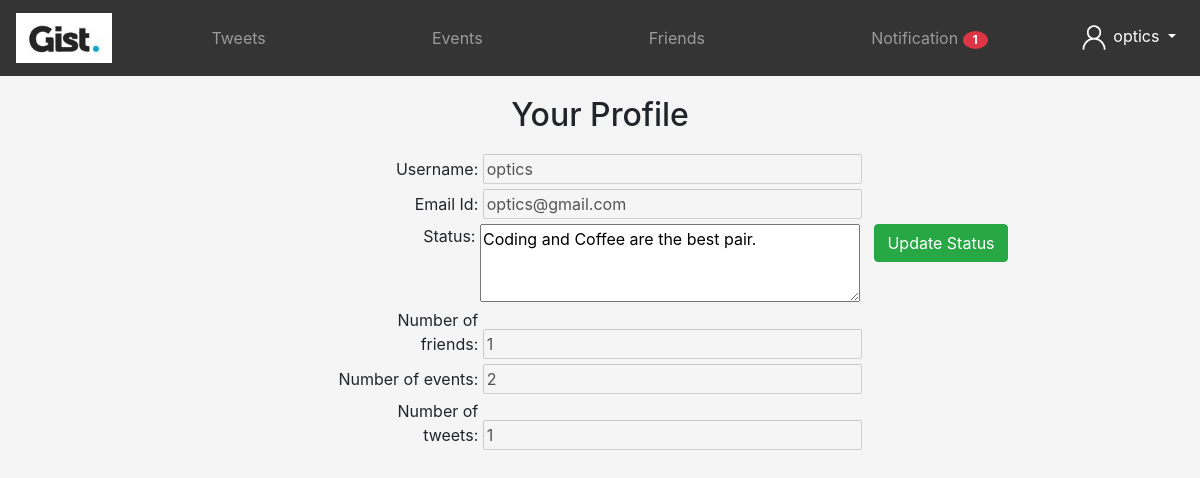
Before: /profile (signed in) with the older database file.
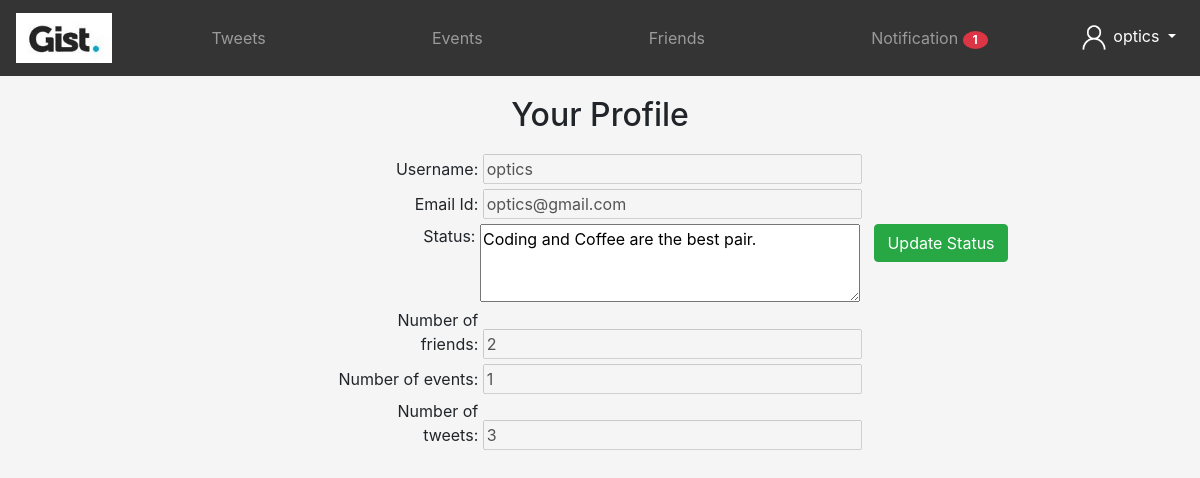
After: the same page with the newer database file.
### tables this page shows
CREATE TABLE "Users" (
	"username"	TEXT,
	"email"	TEXT COLLATE UTF16CI,
	"password"	TEXT,
	"id"	INTEGER,
	"status"	TEXT DEFAULT NULL,
	"numFriends"	NUMERIC DEFAULT 0,
	"numEvents"	INTEGER DEFAULT 0,
	"numTweets"	INTEGER DEFAULT 0,
	"friends"	TEXT DEFAULT NULL
);

### main.py (the view)
@app.route('/profile')
def profile():
    if 'id' in session:
        username = session['username']
        updateNumEvents(username)
        updateNumFriends(username)
        updateNumTweets(username)
        data = fetchUser(session['username'])
        frndRequests = fetchFriendRequests(session['username'])
        if(len(frndRequests) > 0):
            return render_template('profile.html', username = session['username'], data = data[0], alert = len(frndRequests))
        return render_template('profile.html', username = session['username'], data = data[0])
    return redirect('home')

### pydb.py (called while the page is built)
def fetchUser(username):
    conn = sqlite3.connect('database.db')
    cur = conn.cursor()
    cur.execute("SELECT * FROM Users WHERE username = ?", (username,))
    row = cur.fetchall()
    conn.close()
    print(row)
    return row

def fetchFriendRequests(username):
    con = sqlite3.connect('database.db')
    cur = con.cursor()
    cur.execute("SELECT * FROM frequest WHERE toUser = ?", (username, ))
    row = cur.fetchall()
    con.close()
    return row

def updateNumEvents(username):
    con = sqlite3.connect('database.db')
    cur = con.cursor()
    cur.execute("SELECT * FROM events WHERE username = ?", (username,))
    row = cur.fetchall()
    number = len(row)
    con.execute("UPDATE Users SET numEvents = ? WHERE username = ?", (number, username))
    con.commit()
    con.close()

def updateNumTweets(username):
    con = sqlite3.connect('database.db')
    cur = con.cursor()
    cur.execute("SELECT * FROM tweets WHERE username = ?", (username,))
    row = cur.fetchall()
    number = len(row)
    con.execute("UPDATE Users SET numTweets = ? WHERE username = ?", (number, username))
    con.commit()
    con.close()

def updateNumFriends(username):
    con = sqlite3.connect('database.db')
    cur = con.cursor()
    cur.execute("SELECT * FROM Users WHERE username = ?", (username,))
    row = cur.fetchall()
    number = 0
    if(row[0][8] != None):
        l = row[0][8].split(',')
        number = len(l)
    con.execute("UPDATE Users SET numFriends = ? WHERE username = ?", (number, username))
    con.commit()
    con.close()

### templates/profile.html (shortened to what this page needs)
<!DOCTYPE html>
<html lang="en">
<head>
    <link rel="stylesheet" href="https://cdn.jsdelivr.net/npm/bootstrap@4.5.3/dist/css/bootstrap.min.css">
</head>
<body style="background-size: 250vh;  background-repeat: no-repeat; background-color: whitesmoke; background-position: center; background-attachment: fixed; overflow-x: hidden;">
  <nav class="navbar navbar-expand-md navbar-dark bg-blak sticky-top" style="background-color: rgba(52, 52, 52) !important;">
    <a class="navbar-brand text-white" href="/home"><img src="../static/assets/img/gist.jpg" height="50px"></a>
    <div class="collapse navbar-collapse" id="navmenu">
        <ul class="navbar-nav mx-auto">
            <li class="nav-item">
                <a href="/tweets" class="nav-link">
                    <center>
                        Tweets
                    </center>
                </a>
            </li>
        </ul>
        <ul class="navbar-nav mx-auto">
            <li class="nav-item">
                <a href="/events" class="nav-link">
                    <center>
                        Events
                    </center>
                </a>
        </ul>
        <ul class="navbar-nav mx-auto">
          <li class="nav-item">
              <a href="/friends" class="nav-link">
                  <center>
                      Friends
                  </center>
              </a>
          </li>
      </ul>
        <ul class="navbar-nav mx-auto">
          <li class="nav-item">
              <a href="/notifications" class="nav-link">
                  <center>
                      Notification {% if alert %}<span style="border-radius: 50%; width: 25px;" class="badge badge-danger">{{alert}}</span>{% endif %}
                  </center>
              </a>
          </li>
      </ul>
        <ul class="navbar-nav">
            <li class="nav-item dropdown text-center">
                <a class="nav-link dropdown-toggle text-white" href="#" id="navbarDropdown" role="button" data-toggle="dropdown" aria-haspopup="true" aria-expanded="false">
                    <img src="../static/assets/img/person.png" height="30px" width="30px">
                    {{session['username']}}
                </a>
            </li>
        </ul>
    </div>
</nav>
    <h2 style="text-align: center; margin-top: 20px; margin-bottom: 20px;">Your Profile</h2>
    <div class="text-center">
      <form action = '/statusupdate' method="POST">
          <label style="width: 140px; text-align: right;">Username: </label>
          <input size="32" type="text" value="{{data[0]}}" disabled>
          <br>
          <label style="width: 140px; text-align: right;">Email Id: </label>
          <input size="32" type="text" value="{{data[1]}}" disabled>
          <br>
          <label style="width: 283px; text-align: right; vertical-align: top;">Status: </label>
          <textarea name="status" cols="35" rows="3">{{data[4]}}</textarea>
          <button class="btn btn-success" type="submit" style="margin-left: 10px; vertical-align: top;">Update Status</button>
          <br>
          <label style="width: 140px; text-align: right;">Number of friends: </label>
          <input size="32" type="text" value="{{data[5]}}" disabled>
          <br>
          <label style="width: 140px; text-align: right;"> Number of events: </label>
          <input size="32" type="text" value="{{data[6]}}" disabled>
          <br>
          <label style="width: 140px; text-align: right;"> Number of tweets: </label>
          <input size="32" type="text" value="{{data[7]}}" disabled>
      </form>
    </div>
</body>
</html>

Changed rows visible on the page:
changed Users "optics": numFriends "1" → "2"; numEvents "2" → "1"; numTweets "1" → "3"
